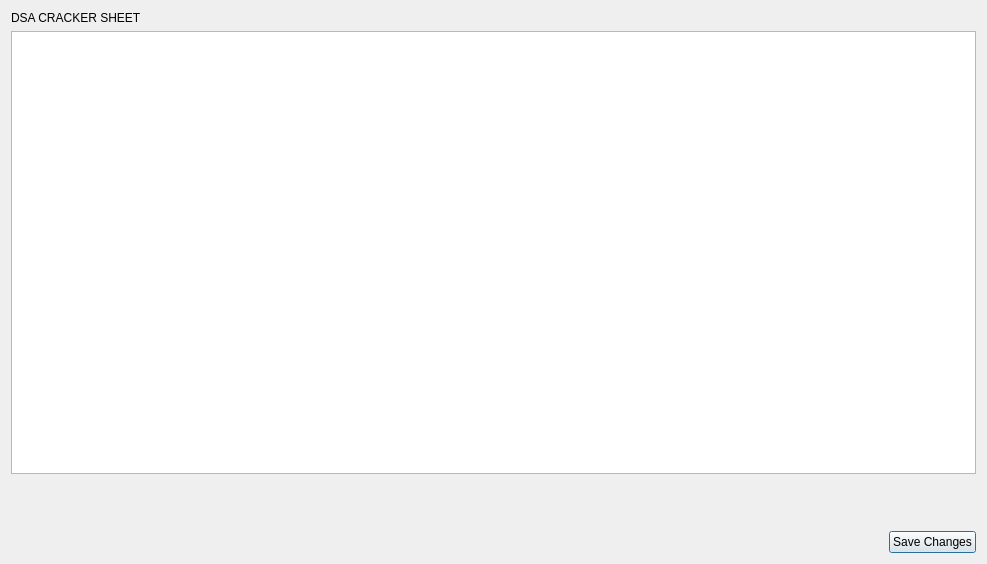
<?xml version="1.0" encoding="UTF-8"?>
<ui version="4.0">
 <class>Dialog</class>
 <widget class="QDialog" name="Dialog">
  <property name="geometry">
   <rect>
    <x>0</x>
    <y>0</y>
    <width>987</width>
    <height>564</height>
   </rect>
  </property>
  <property name="minimumSize">
   <size>
    <width>987</width>
    <height>564</height>
   </size>
  </property>
  <property name="windowTitle">
   <string>Dialog</string>
  </property>
  <layout class="QGridLayout" name="gridLayout">
   <item row="1" column="0" colspan="3">
    <widget class="QTableWidget" name="tableWidget_problems">
     <property name="horizontalScrollMode">
      <enum>QAbstractItemView::ScrollPerPixel</enum>
     </property>
     <attribute name="horizontalHeaderDefaultSectionSize">
      <number>150</number>
     </attribute>
     <attribute name="horizontalHeaderMinimumSectionSize">
      <number>50</number>
     </attribute>
     <attribute name="horizontalHeaderStretchLastSection">
      <bool>true</bool>
     </attribute>
    </widget>
   </item>
   <item row="3" column="2">
    <widget class="QPushButton" name="pushButton_save">
     <property name="text">
      <string>Save Changes</string>
     </property>
    </widget>
   </item>
   <item row="0" column="0">
    <widget class="QLabel" name="label_header">
     <property name="text">
      <string>DSA CRACKER SHEET</string>
     </property>
    </widget>
   </item>
   <item row="3" column="0">
    <spacer name="horizontalSpacer">
     <property name="orientation">
      <enum>Qt::Horizontal</enum>
     </property>
     <property name="sizeHint" stdset="0">
      <size>
       <width>40</width>
       <height>20</height>
      </size>
     </property>
    </spacer>
   </item>
   <item row="2" column="0" colspan="3">
    <widget class="QLabel" name="label_complete_def">
     <property name="minimumSize">
      <size>
       <width>0</width>
       <height>45</height>
      </size>
     </property>
     <property name="text">
      <string/>
     </property>
    </widget>
   </item>
  </layout>
 </widget>
 <resources/>
 <connections/>
</ui>
